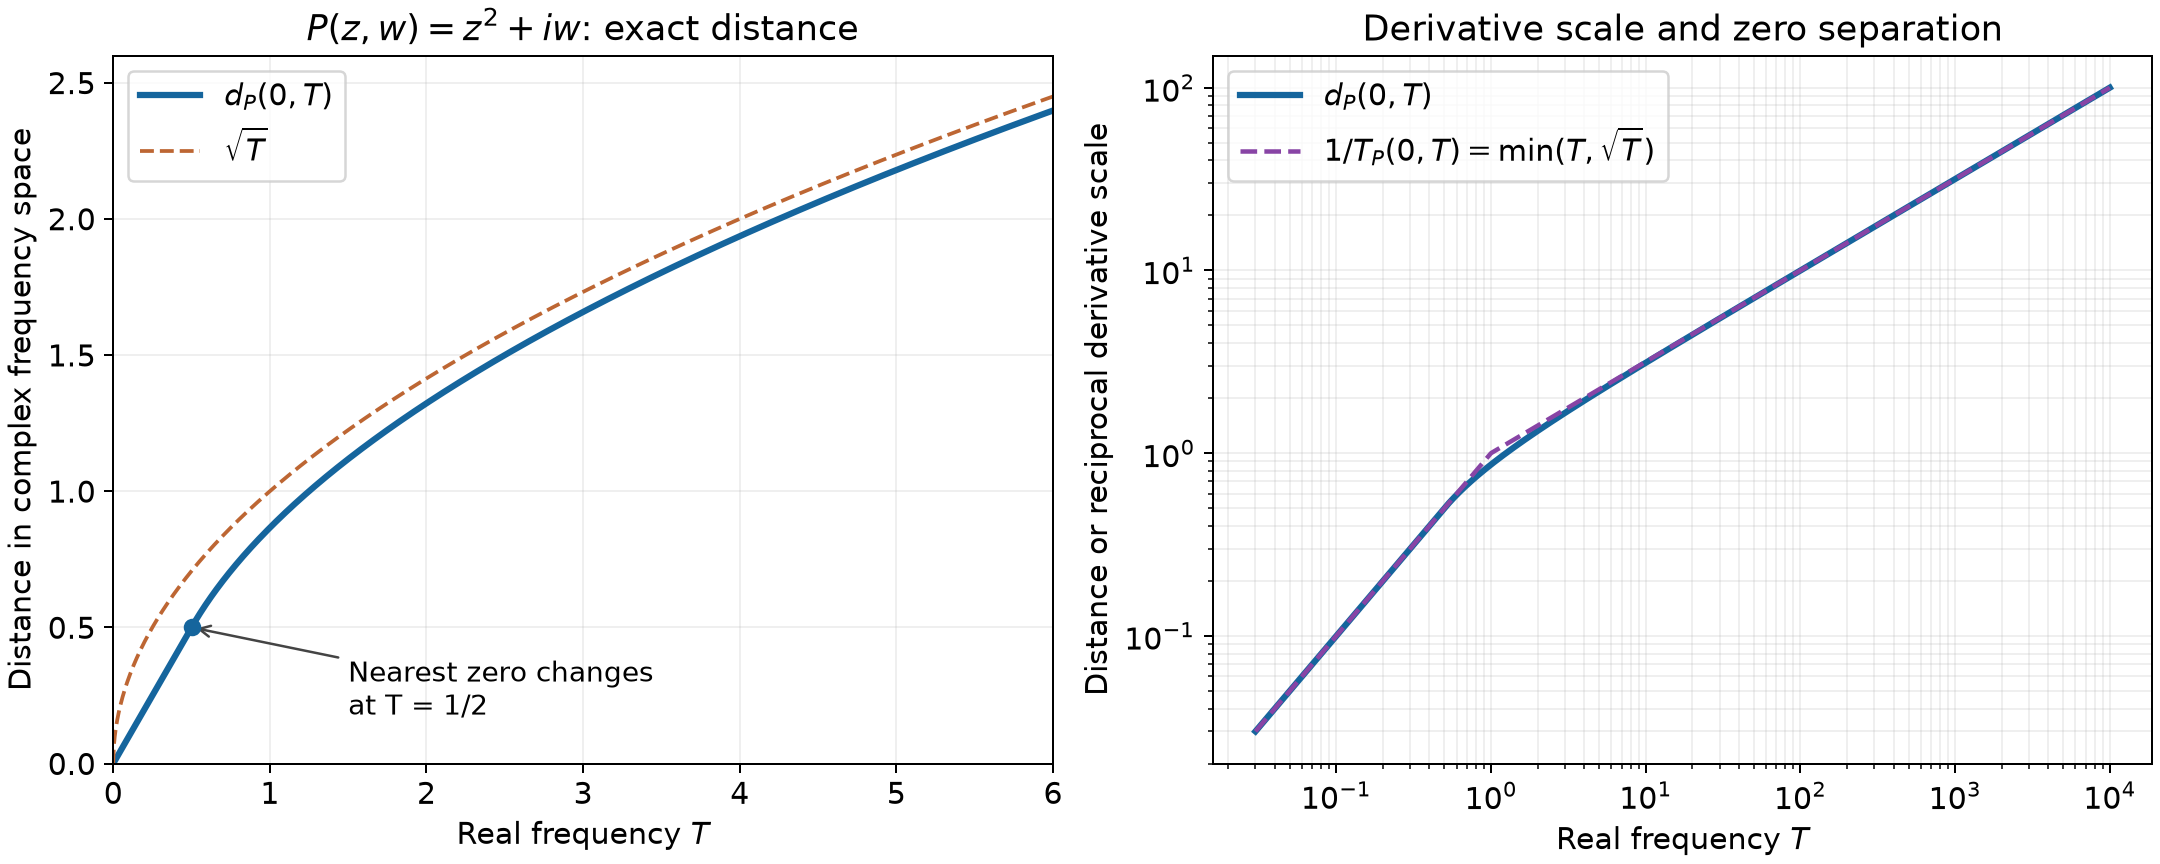

Recreate this plot in Python.
"""Exact heat-polynomial distances; AN01-U137, Exercise 19. CC0 1.0.

The curves are evaluations of the proved formulas H15 and H17.
They are not numerical estimates of a complex minimization problem.
"""
from pathlib import Path
import numpy as np
import matplotlib
matplotlib.use('Agg')
import matplotlib.pyplot as plt

def distance(t):
    t=np.asarray(t,dtype=float)
    return np.where(t<=0.5,t,np.sqrt(np.maximum(t-0.25,0)))

def main(out):
    plt.rcParams.update({'font.size':12,'axes.titlesize':14,'figure.facecolor':'white',
                         'svg.hashsalt':'AN01-U137-hypoelliptic-distance-and-heat'})
    fig,ax=plt.subplots(1,2,figsize=(12,4.8),layout='constrained')
    t=np.linspace(0,6,1201)
    ax[0].plot(t,distance(t),lw=2.5,color='#15659d',label=r'$d_P(0,T)$')
    ax[0].plot(t,np.sqrt(t),ls='--',color='#bd6633',label=r'$\sqrt{T}$')
    ax[0].scatter([.5],[.5],color='#15659d',zorder=5)
    ax[0].annotate('Nearest zero changes\nat T = 1/2',(.5,.5),(1.5,.18),
                   arrowprops={'arrowstyle':'->','color':'#444444'},fontsize=11)
    ax[0].set(xlabel=r'Real frequency $T$',ylabel='Distance in complex frequency space',
              title=r'$P(z,w)=z^2+iw$: exact distance',xlim=(0,6),ylim=(0,2.6))
    t=np.geomspace(.03,1e4,1000)
    inv_scale=np.minimum(t,np.sqrt(t))
    ax[1].loglog(t,distance(t),lw=2.5,color='#15659d',label=r'$d_P(0,T)$')
    ax[1].loglog(t,inv_scale,ls='--',lw=1.8,color='#8844a5',
                 label=r'$1/T_P(0,T)=\min(T,\sqrt{T})$')
    ax[1].set(xlabel=r'Real frequency $T$',ylabel='Distance or reciprocal derivative scale',
              title='Derivative scale and zero separation')
    for a in ax:
        a.grid(alpha=.2,which='both');a.legend(loc='upper left',frameon=True)
    fig.savefig(out.with_suffix('.png'),dpi=180)
    svg=out.with_suffix('.svg')
    fig.savefig(svg,metadata={'Date':None})
    svg.write_text('\n'.join(line.rstrip() for line in svg.read_text(encoding='utf-8').splitlines())+'\n',encoding='utf-8',newline='\n')
    plt.close(fig)

if __name__=='__main__':
    main(Path(__file__).with_suffix(''))
